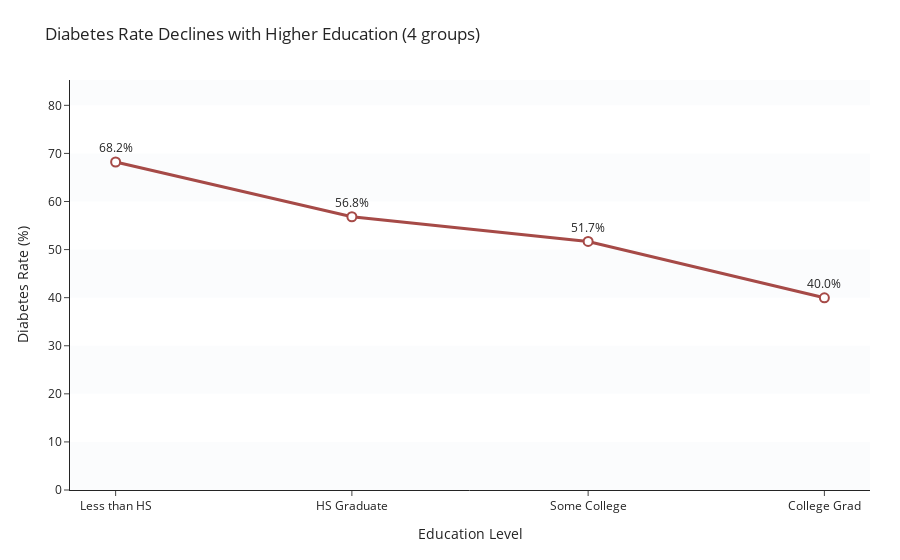

Notebook code for this chart:
### Markdown cell above
### Education & Diabetes Trend 
*The chart shows diabetes rates decline as education increases across the four groups.*

### Code cell
df = df_brfss.dropna(subset=["diabetes_binary"]).copy()
df.columns = df.columns.str.lower()

edu_col = "educa" if "educa" in df.columns else "education"
map4   = {1:"Less than HS", 2:"Less than HS", 3:"Less than HS",
          4:"HS Graduate",  5:"Some College", 6:"College Grad"}
order4 = ["Less than HS","HS Graduate","Some College","College Grad"]

edu_num = pd.to_numeric(df.get(edu_col), errors="coerce")
df = df.dropna(subset=[edu_col]).copy()
df["edu4"] = pd.Categorical(edu_num.map(map4), categories=order4, ordered=True)

diab = (pd.to_numeric(df["diabetes_binary"], errors="coerce") == 1).astype(int)
g = df.assign(d=diab).groupby("edu4", observed=True)["d"]
tab = (g.agg(n="count", cases="sum", prev="mean")
         .reset_index()
         .rename(columns={"edu4":"Education"}))
tab["rate"] = (tab["prev"]*100)

# plot 
x  = tab["Education"].astype(str)
y  = tab["rate"]

fig = go.Figure()

ymax = min(100.0, max(5.0, float(y.max())*1.25))
for i, y0 in enumerate(np.arange(0, ymax, 10)):
    if i % 2 == 0:
        fig.add_hrect(y0=y0, y1=min(y0+10, ymax),
                      fillcolor="#F2F4F7", line_width=0, layer="below")

fig.add_trace(go.Scatter(
    x=x, y=y, mode="lines+markers+text",
    line=dict(color="#A64A47", width=3),
    marker=dict(size=9, color="white", line=dict(color="#A64A47", width=2)),
    text=[f"{v:.1f}%" for v in y],
    textposition="top center",
    hovertemplate="%{x}<br>Diabetes Rate: %{y:.1f}%<br>n=%{customdata[0]}  cases=%{customdata[1]}<extra></extra>",
    customdata=np.c_[tab["n"], tab["cases"]],
    name="Diabetes rate"
))

fig.update_layout(
    title="Diabetes Rate Declines with Higher Education (4 groups)",
    template="simple_white",
    margin=dict(l=70, r=30, t=80, b=70),
    xaxis=dict(title="Education Level", showgrid=False),
    yaxis=dict(title="Diabetes Rate (%)", range=[0, ymax], dtick=10, showgrid=False),
    showlegend=False
)

fig.show()

### Figure 1 — Plotly figure (JSON) as saved in the notebook; plotly's stock layout.template omitted (floating-point values rounded to 4 significant figures)
{"data": [{"customdata": [[5169, 3526], [19473, 11066], [20030, 10354], [26020, 10400]], "hovertemplate": "%{x}<br>Diabetes Rate: %{y:.1f}%<br>n=%{customdata[0]}  cases=%{customdata[1]}<extra></extra>", "line": {"color": "#A64A47", "width": 3}, "marker": {"color": "white", "line": {"color": "#A64A47", "width": 2}, "size": 9}, "mode": "lines+markers+text", "name": "Diabetes rate", "text": ["68.2%", "56.8%", "51.7%", "40.0%"], "textposition": "top center", "type": "scatter", "x": ["Less than HS", "HS Graduate", "Some College", "College Grad"], "y": [68.21, 56.83, 51.69, 39.97]}], "layout": {"margin": {"b": 70, "l": 70, "r": 30, "t": 80}, "shapes": [{"fillcolor": "#F2F4F7", "layer": "below", "line": {"width": 0}, "type": "rect", "x0": 0, "x1": 1, "xref": "x domain", "y0": 0, "y1": 10, "yref": "y"}, {"fillcolor": "#F2F4F7", "layer": "below", "line": {"width": 0}, "type": "rect", "x0": 0, "x1": 1, "xref": "x domain", "y0": 20, "y1": 30, "yref": "y"}, {"fillcolor": "#F2F4F7", "layer": "below", "line": {"width": 0}, "type": "rect", "x0": 0, "x1": 1, "xref": "x domain", "y0": 40, "y1": 50, "yref": "y"}, {"fillcolor": "#F2F4F7", "layer": "below", "line": {"width": 0}, "type": "rect", "x0": 0, "x1": 1, "xref": "x domain", "y0": 60, "y1": 70, "yref": "y"}, {"fillcolor": "#F2F4F7", "layer": "below", "line": {"width": 0}, "type": "rect", "x0": 0, "x1": 1, "xref": "x domain", "y0": 80, "y1": 85.27, "yref": "y"}], "showlegend": false, "title": {"text": "Diabetes Rate Declines with Higher Education (4 groups)"}, "xaxis": {"showgrid": false, "title": {"text": "Education Level"}}, "yaxis": {"dtick": 10, "range": [0, 85.27], "showgrid": false, "title": {"text": "Diabetes Rate (%)"}}}}
